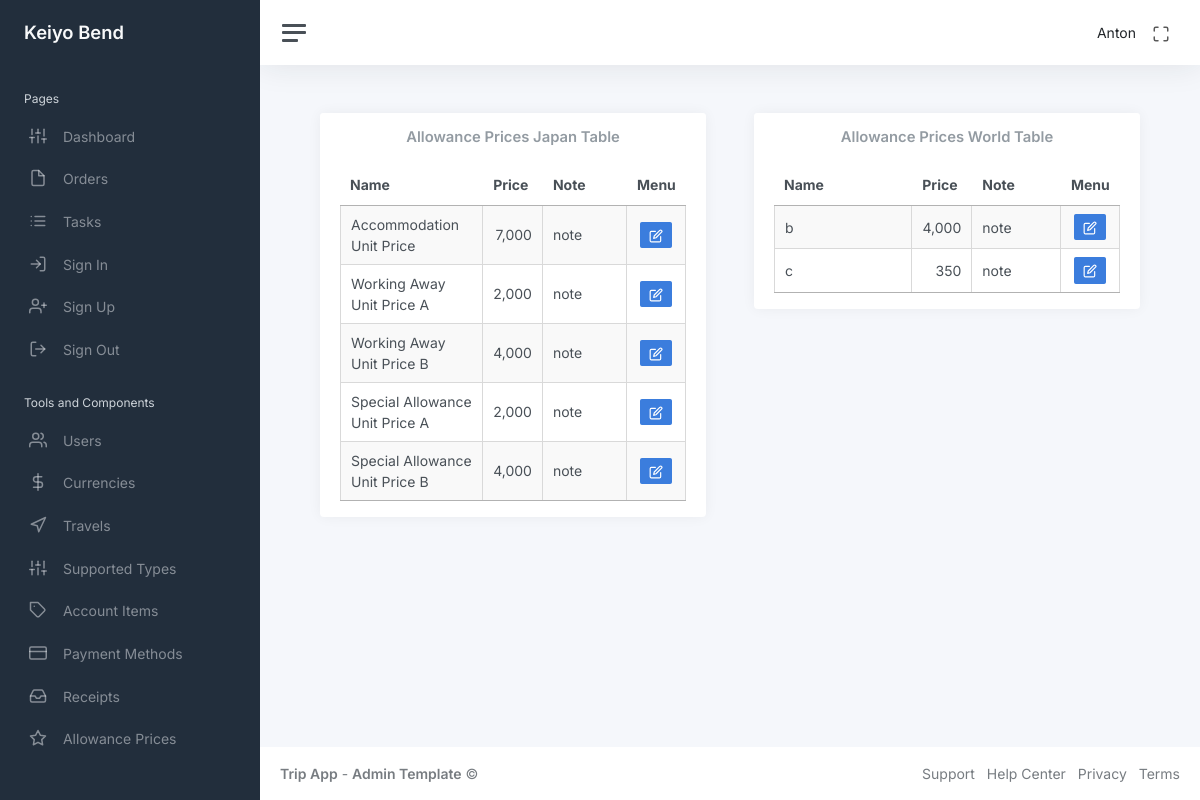
The page /admin_menu/allowance_prices_table (signed in) on the database its author committed.
### app/auth/models/user.py (models this page shows, shortened)
class User(UserMixin, db.Model):
    id: so.Mapped[int] = so.mapped_column(primary_key=True)
    name: so.Mapped[str] = so.mapped_column(sa.String(64), index=True, default=None)
    email: so.Mapped[str] = so.mapped_column(sa.String(120), index=True, unique=True)
    password_hash: so.Mapped[Optional[str]] = so.mapped_column(sa.String(256))
    admin: so.Mapped[bool] = so.mapped_column(sa.Boolean(), default=False)
    is_show: so.Mapped[bool] = so.mapped_column(sa.Boolean(), default=True)
    orders_rel = db.relationship("Order", back_populates="user", cascade="all, delete-orphan")

### app/admin/models/allowance_prices_japan.py (models this page shows, shortened)
class AllowancePricesJapan(db.Model):
    id: so.Mapped[int] = so.mapped_column(primary_key=True)
    name: so.Mapped[str] = so.mapped_column(sa.String(255), nullable=False, default=None)
    allowance: so.Mapped[int] = so.mapped_column(sa.Integer(), nullable=False, default=0)
    note: so.Mapped[str] = so.mapped_column(sa.String(255), nullable=False, default=None)

### app/admin/models/allowance_prices_world.py (models this page shows, shortened)
class AllowancePricesWorld(db.Model):
    id: so.Mapped[int] = so.mapped_column(primary_key=True)
    name: so.Mapped[str] = so.mapped_column(sa.String(255), nullable=False, default=None)
    allowance: so.Mapped[int] = so.mapped_column(sa.Integer(), nullable=False, default=0)
    note: so.Mapped[str] = so.mapped_column(sa.String(255), nullable=False, default=None)

### app/admin/routes/allowance_prices_world/allowance_prices_table.py (the view)
@bp.route("/admin_menu/allowance_prices_table")
@login_required
def allowance_prices_table():
    allowance_prices_world = db.session.scalars(sa.select(AllowancePricesWorld)).all()
    allowance_prices_japan = db.session.scalars(sa.select(AllowancePricesJapan)).all()
    return render_template(
        "admin/allowance_prices_table.html",
        title="Allowance Prices Table",
        allowance_prices_world=allowance_prices_world,
        allowance_prices_japan=allowance_prices_japan,
    )

### app/auth/models/user.py (called while the page is built)
@login.user_loader
def load_user(id):
    return db.session.get(User, int(id))

### app/admin/templates/admin/allowance_prices_table.html (shortened to what this page needs)
<!DOCTYPE html>
{% extends "main/base.html" %}
{% block content %}
<link rel="stylesheet" href="{{ url_for('admin.static', filename='css/allowance_prices_table_japan_style.css') }}">
<link rel="stylesheet" href="{{ url_for('admin.static', filename='css/allowance_prices_table_world_style.css') }}">
<div class="container-fluid p-0">
    <div class="row">
        <div class="col-md-6 ms-sm-auto col-lg-6 px-md-4">
            <div class="card flex-fill">
                <div class="card-header py-3">
                    <div style="display: flex; justify-content: center;">
                        <h3 class="card-title mb-0">Allowance Prices Japan Table</h3>
                    </div>
                </div>
                <div class="card-body py-0 mb-3">
                    <table class="display cell-border" style="width: 100%" id="allowancePricesJapanTable">
                        <thead>
                            <tr style="text-align: center;">
                                <th class="col-name">Name</th>
                                <th class="col-price">Price</th>
                                <th class="col-note">Note</th>
                                <th class="col-menu">Menu</th>
                            </tr>
                        </thead>
                        <tbody>
                            {% for allowance_price in allowance_prices_japan %}
                            <tr data-id="{{ allowance_price.id }}">
                                <td class="view-mode-japan">{{ allowance_price.name }}</td>
                                <td style="text-align:end" class="view-mode-japan">{{
                                    "{:,}".format(allowance_price.allowance) }}</td>
                                <td class="view-mode-japan">{{
                                    allowance_price.note }}</td>
                                <td style="text-align:center">
                                    <button class="btn btn-primary btn-sm btn-edit-japan"><i class="align-middle"
                                            data-feather="edit"></i></button>
                                </td>
                            </tr>
                            {% endfor %}
                        </tbody>
                    </table>
                </div>
            </div>
        </div>
        <div class="col-md-6 ms-sm-auto col-lg-6 px-md-4">
            <div class="card flex-fill">
                <div class="card-header py-3">
                    <div style="display: flex; justify-content: center;">
                        <h3 class="card-title mb-0">Allowance Prices World Table</h3>
                    </div>
                </div>
                <div class="card-body py-0 mb-3">
                    <table class="display cell-border" style="width: 100%" id="allowancePricesWorldTable">
                        <thead>
                            <tr style="text-align: center;">
                                <th class="col-name">Name</th>
                                <th class="col-price">Price</th>
                                <th class="col-note">Note</th>
                                <th class="col-menu">Menu</th>
                            </tr>
                        </thead>
                        <tbody>
                            {% for allowance_price in allowance_prices_world %}
                            <tr data-id="{{ allowance_price.id }}">
                                <td class="view-mode-world">{{ allowance_price.name }}</td>
                                <td style="text-align:end" class="view-mode-world">{{
                                    "{:,}".format(allowance_price.allowance) }}</td>
                                <td class="view-mode-world">{{
                                    allowance_price.note }}</td>
                                <td style="text-align:center">
                                    <button class="btn btn-primary btn-sm btn-edit-world"><i class="align-middle"
                                            data-feather="edit"></i></button>
                                </td>
                            </tr>
                            {% endfor %}
                        </tbody>
                    </table>
                </div>
            </div>
        </div>
    </div>
</div>
{% endblock %}

### app/main/templates/main/navbar.html (shortened to what this page needs)
<!DOCTYPE html>
<nav class="navbar navbar-expand navbar-light navbar-bg">
    <a class="sidebar-toggle js-sidebar-toggle">
        <i class="hamburger align-self-center"></i>
    </a>
    <div class="navbar-collapse collapse">
        <ul class="navbar-nav navbar-align">
            <li class="nav-item dropdown">
                <a class="nav-link d-none d-sm-inline-block">
                    <span class="text-dark">{{ current_user.name }}</span>
                </a>
            </li>
            <li class="nav-item">
                <a id="fullscreenButton" class="nav-link d-none d-sm-inline-block">
                    <i class="align-middle" data-feather="maximize"></i>
                </a>
            </li>
        </ul>
    </div>
</nav>

### app/admin/static/css/allowance_prices_table_japan_style.css (style rules this page uses)
.col-name { width: 50%; }
.col-price { width: 10%; }
.col-note { width: 30%; }
.col-menu { width: 10%; }

### app/admin/static/css/allowance_prices_table_world_style.css (style rules this page uses)
.col-name { width: 50%; }
.col-price { width: 10%; }
.col-note { width: 30%; }
.col-menu { width: 10%; }

### rows shown on the page
User: name "Anton"
AllowancePricesJapan: name "Accommodation Unit Price", allowance "7,000", note "note"
AllowancePricesJapan: name "Working Away Unit Price A", allowance "2,000", note "note"
AllowancePricesJapan: name "Working Away Unit Price B", allowance "4,000", note "note"
AllowancePricesJapan: name "Special Allowance Unit Price A", allowance "2,000", note "note"
AllowancePricesJapan: name "Special Allowance Unit Price B", allowance "4,000", note "note"
AllowancePricesWorld: name "b", allowance "4,000", note "note"
AllowancePricesWorld: name "c", allowance "350", note "note"
